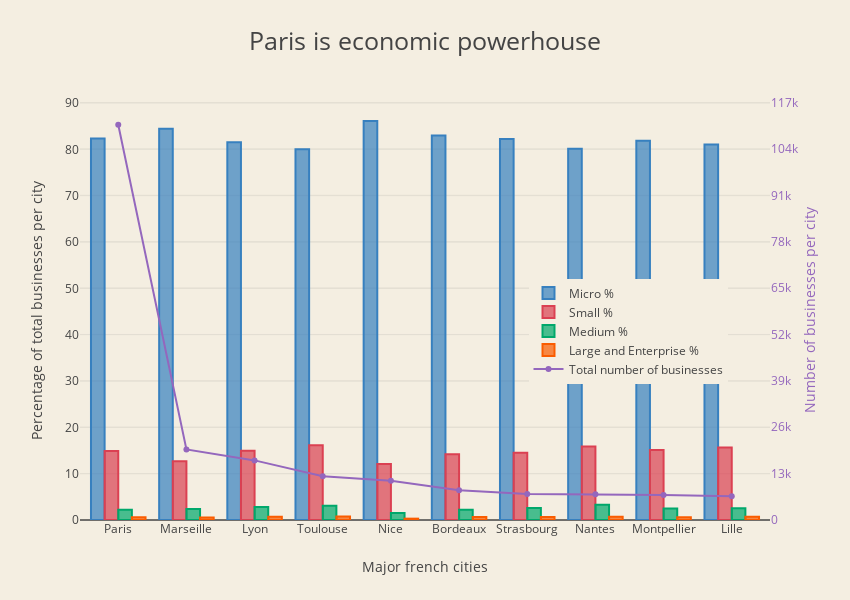

Notebook cell for this chart:
### Code cell
trace1 = go.Bar(
    x = powerhouse["LIBGEO"].tolist(),
    y = powerhouse["Micro%"].tolist(),
    name='Micro %',
    marker=dict(
        color='rgba(55, 128, 191, 0.7)',
        line=dict(
            color='rgba(55, 128, 191, 1.0)',
            width=2,
        )
    )
)

trace2 = go.Bar(
    x = powerhouse["LIBGEO"].tolist(),
    y = powerhouse["Small%"].tolist(),
    name='Small %',
    marker=dict(
        color='rgba(219, 64, 82, 0.7)',
        line=dict(
            color='rgba(219, 64, 82, 1.0)',
            width=2,
        )
    )
)

trace3 = go.Bar(
    x = powerhouse["LIBGEO"].tolist(),
    y = powerhouse["Medium%"].tolist(),
    name='Medium %',
    marker=dict(
        color='rgba(0, 168, 107, 0.7)',
        line=dict(
            color='rgba(0, 168, 107, 1.0)',
            width=2,
        )
    )
)

trace4 = go.Bar(
    x = powerhouse["LIBGEO"].tolist(),
    y = powerhouse['Large_and_Enterprise%'].tolist(),
    name='Large and Enterprise %',
    marker=dict(
        color='rgba(250, 92, 0, 0.7)',
        line=dict(
            color='rgba(250, 92, 0, 1.0)',
            width=2,
        )
    )
)

trace5 = go.Scatter(
    x = powerhouse["LIBGEO"].tolist(),
    y = powerhouse['Sum'].tolist(),
    name='Total number of businesses',
    mode = 'lines+markers',
    yaxis='y2'
)

data = [trace1, trace2, trace3, trace4, trace5]

layout = go.Layout(
    title = ' Pariss economic powerhouse ',
    titlefont=dict(size=25),
    width=850,
    height=600,
    paper_bgcolor='rgb(244, 238, 225)',
    plot_bgcolor='rgb(244, 238, 225)',
    yaxis = dict(
        title= 'Percentage of total businesses per city',
        anchor = 'x',
        rangemode='tozero'
    ),
    xaxis = dict(title= 'Major french cities'),
    yaxis2=dict(
        title='Number of businesses per city',
        titlefont=dict(
            color='rgb(148, 103, 189)'
        ),
        tickfont=dict(
            color='rgb(148, 103, 189)'
        ),
        overlaying='y',
        side='right',
        anchor = 'x',
        rangemode = 'tozero',
        dtick = 13000
    ),
    #legend=dict(x=-.1, y=1.2)
    legend=dict(x=0.65, y=0.45)
)

fig = go.Figure(data=data, layout=layout)
py.iplot(fig)

### Figure 1 — Plotly figure (JSON) as saved in the notebook; plotly's stock layout.template omitted (floating-point values rounded to 4 significant figures)
{"data": [{"marker": {"color": "rgba(55, 128, 191, 0.7)", "line": {"color": "rgba(55, 128, 191, 1.0)", "width": 2}}, "name": "Micro %", "type": "bar", "x": ["Paris", "Marseille", "Lyon", "Toulouse", "Nice", "Bordeaux", "Strasbourg", "Nantes", "Montpellier", "Lille"], "y": [82.33, 84.45, 81.53, 80.03, 86.12, 82.97, 82.23, 80.11, 81.86, 81.07]}, {"marker": {"color": "rgba(219, 64, 82, 0.7)", "line": {"color": "rgba(219, 64, 82, 1.0)", "width": 2}}, "name": "Small %", "type": "bar", "x": ["Paris", "Marseille", "Lyon", "Toulouse", "Nice", "Bordeaux", "Strasbourg", "Nantes", "Montpellier", "Lille"], "y": [14.87, 12.68, 14.96, 16.11, 12.08, 14.2, 14.54, 15.88, 15.09, 15.67]}, {"marker": {"color": "rgba(0, 168, 107, 0.7)", "line": {"color": "rgba(0, 168, 107, 1.0)", "width": 2}}, "name": "Medium %", "type": "bar", "x": ["Paris", "Marseille", "Lyon", "Toulouse", "Nice", "Bordeaux", "Strasbourg", "Nantes", "Montpellier", "Lille"], "y": [2.23, 2.357, 2.801, 3.097, 1.513, 2.201, 2.569, 3.29, 2.467, 2.546]}, {"marker": {"color": "rgba(250, 92, 0, 0.7)", "line": {"color": "rgba(250, 92, 0, 1.0)", "width": 2}}, "name": "Large and Enterprise %", "type": "bar", "x": ["Paris", "Marseille", "Lyon", "Toulouse", "Nice", "Bordeaux", "Strasbourg", "Nantes", "Montpellier", "Lille"], "y": [0.5741, 0.5158, 0.7122, 0.7599, 0.2917, 0.6253, 0.6595, 0.7218, 0.5846, 0.723]}, {"mode": "lines+markers", "name": "Total number of businesses", "type": "scatter", "x": ["Paris", "Marseille", "Lyon", "Toulouse", "Nice", "Bordeaux", "Strasbourg", "Nantes", "Montpellier", "Lille"], "y": [110782, 19775, 16709, 12239, 10969, 8316, 7278, 7204, 7013, 6639], "yaxis": "y2"}], "layout": {"height": 600, "legend": {"x": 0.65, "y": 0.45}, "paper_bgcolor": "rgb(244, 238, 225)", "plot_bgcolor": "rgb(244, 238, 225)", "title": "Paris is economic powerhouse", "titlefont": {"size": 25}, "width": 850, "xaxis": {"title": "Major french cities"}, "yaxis": {"anchor": "x", "rangemode": "tozero", "title": "Percentage of total businesses per city"}, "yaxis2": {"anchor": "x", "dtick": 13000, "overlaying": "y", "rangemode": "tozero", "side": "right", "tickfont": {"color": "rgb(148, 103, 189)"}, "title": "Number of businesses per city", "titlefont": {"color": "rgb(148, 103, 189)"}}}}
